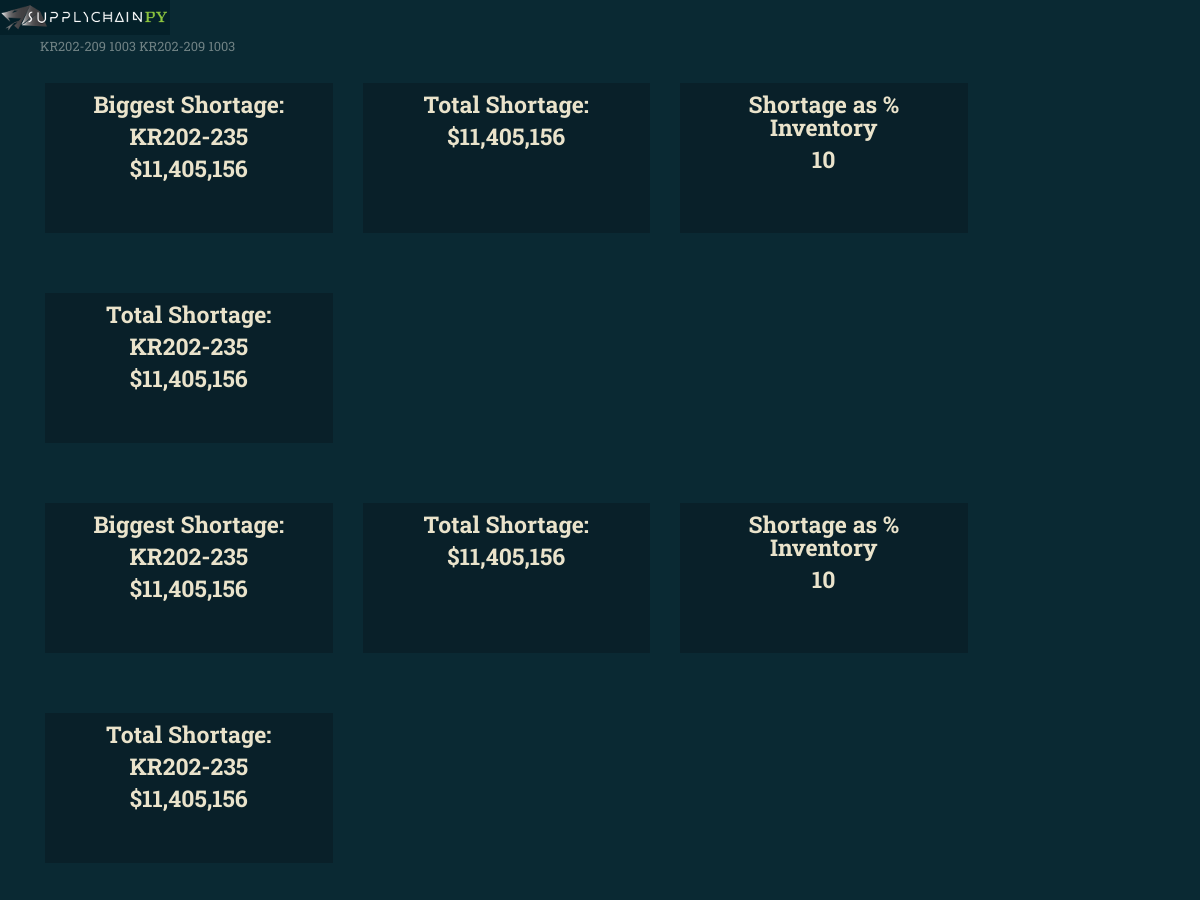
The page /sku_detail/KR202-209 (upper part) on the database as committed earlier.
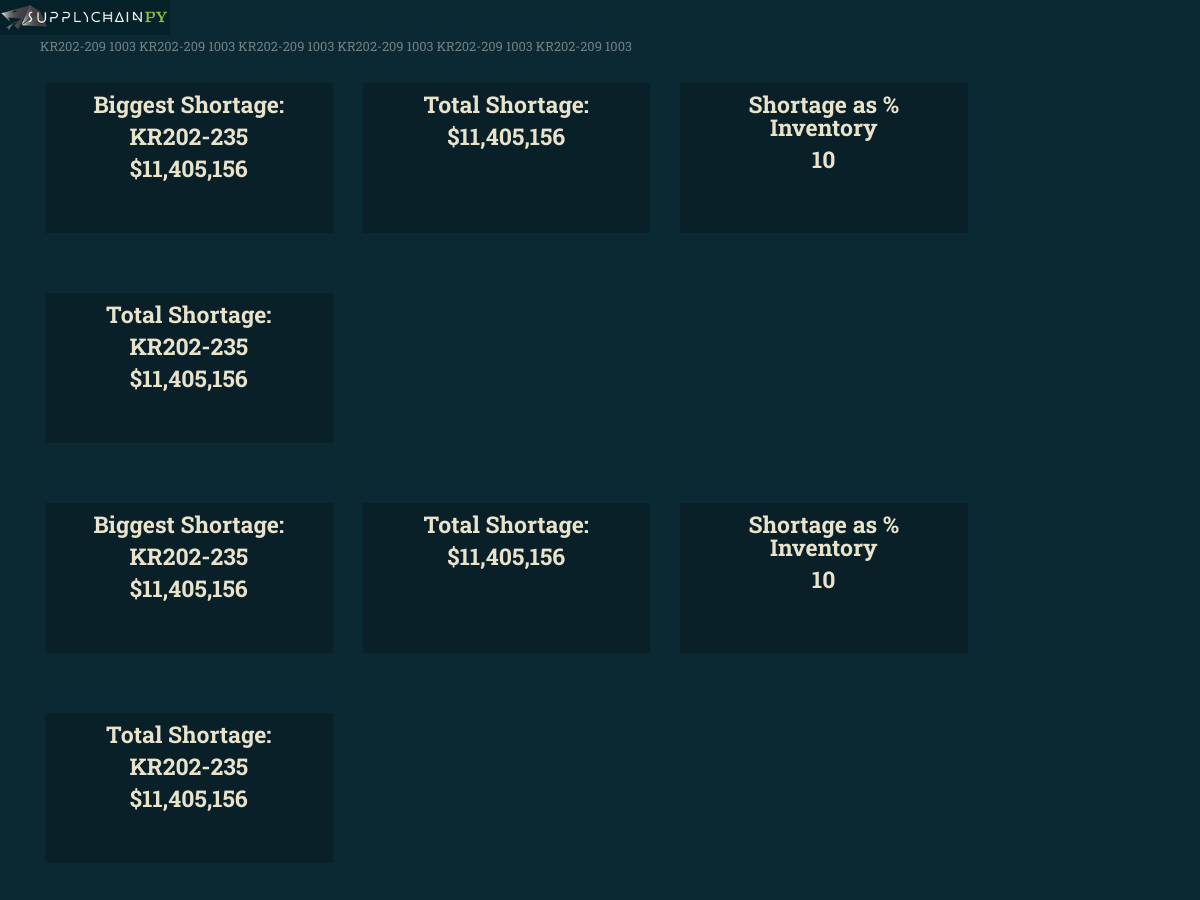
The same page on the database as committed later.
### reporting/views.py (models this page shows, shortened)
class InventoryAnalysis(db.Model):
    __table_args__ = {'sqlite_autoincrement': True}
    id = db.Column(db.Integer(), primary_key=True)
    sku_id = db.Column(db.String(255))
    abc_xyz_classification = db.Column(db.String(2))
    standard_deviation = db.Column(db.Integer())
    safety_stock = db.Column(db.Integer())
    reorder_level = db.Column(db.Integer())
    economic_order_quantity = db.Column(db.Integer())
    demand_variability = db.Column(db.Integer())
    average_orders = db.Column(db.Float())
    shortages = db.Column(db.Integer())
    excess_stock = db.Column(db.Integer())
    reorder_quantity = db.Column(db.Integer())
    economic_order_variable_cost = db.Column(db.Float())
    unit_cost = db.Column(db.Numeric(12, 2))
    revenue = db.Column(db.Float())
    date = db.Column(db.DateTime())
    safety_stock_rank = db.Column(db.Integer())
    shortage_rank = db.Column(db.Integer())
    excess_cost = db.Column(db.Numeric(12, 2))
    percentage_contribution_revenue = db.Column(db.Float)
    excess_rank = db.Column(db.Integer())
    retail_price = db.Column(db.Numeric(18, 2))
    gross_profit_margin = db.Column(db.Numeric(12, 2))
    min_order = db.Column(db.Integer())
    safety_stock_cost = db.Column(db.Numeric(18, 2))
    revenue_rank = db.Column(db.Integer())
    markup_percentage = db.Column(db.Float())
    max_order = db.Column(db.Integer())
    shortage_cost = db.Column(db.Numeric(18, 2))
    quantity_on_hand = db.Column(db.Integer())

### reporting/views.py (the view)
@app.route('/sku_detail', methods=['GET'])
@app.route('/sku_detail/<string:sku_id>', methods=['GET'])
def sku(sku_id: str = None):
    if sku_id is not None:
        inventory = db.session.query(InventoryAnalysis).filter(InventoryAnalysis.sku_id == sku_id).all()
    else:
        inventory = db.session.query(InventoryAnalysis).all()
    return flask.render_template('sku.html', inventory=inventory)

### reporting/templates/sku.html (shortened to what this page needs)
{% extends "base.html" %}
{% block body%}
<div>
    {% for sku in inventory %}
    {{sku.sku_id}}
    {{sku.quantity_on_hand}}
    {% endfor %}
    <div class=" row">
        <div class=" pebble col-md-3">
            <h1>Biggest Shortage: </h1>
            <h1><strong>KR202-235</strong></h1>
            <h1><strong>$11,405,156</strong></h1>
        </div>
        <div class=" pebble col-md-3">
            <h1>Total Shortage: </h1>
            <h1><strong>$11,405,156</strong></h1>
        </div>
        <div class=" pebble col-md-3">
            <h1>Shortage as % Inventory </h1>
            <h1><strong>10</strong></h1>
        </div>
        <div class=" pebble col-md-3">
            <h1>Total Shortage: </h1>
            <h1><strong>KR202-235</strong></h1>
            <h1><strong>$11,405,156</strong></h1>
        </div>
    </div>
    <div class=" row">
        <div class=" pebble col-md-3">
            <h1>Biggest Shortage: </h1>
            <h1><strong>KR202-235</strong></h1>
            <h1><strong>$11,405,156</strong></h1>
        </div>
        <div class=" pebble col-md-3">
            <h1>Total Shortage: </h1>
            <h1><strong>$11,405,156</strong></h1>
        </div>
        <div class=" pebble col-md-3">
            <h1>Shortage as % Inventory </h1>
            <h1><strong>10</strong></h1>
        </div>
        <div class=" pebble col-md-3">
            <h1>Total Shortage: </h1>
            <h1><strong>KR202-235</strong></h1>
            <h1><strong>$11,405,156</strong></h1>
        </div>
    </div>
    <div class=" row">
    </div>
</div>
{% endblock %}

### reporting/templates/base.html (shortened to what this page needs)
<!DOCTYPE html>
<html lang="en">
<link rel="stylesheet" href="{{ url_for('static', filename='bootstrap.css') }}">
<link rel="stylesheet" href="{{ url_for('static', filename='auxiliary.css') }}">
</head>
<body>
<nav class="active-nav">
    <a href="#" class="nav-toggle-btn">
        <img src="{{ url_for('static', filename='logo.png') }}">
    </a>
</nav>
<div class="content container-fluid">
    {% block body%}
    {% endblock %}
</div>
</body>
</html>

### reporting/static/auxiliary.css (style rules this page uses)
a, abbr, acronym, address, applet, article, aside, audio, b, big, blockquote, body, canvas, caption, center, cite, code, dd, del, details, dfn, div, dl, dt, em, embed, fieldset, figcaption, figure, footer, form, h1, h2, h3, h4, h5, h6, header, hgroup, html, i, iframe, img, ins, kbd, label, legend, li, mark, menu, nav, object, ol, output, p, pre, q, ruby, s, samp, section, small, span, strike, strong, sub, summary, sup, table, tbody, td, tfoot, th, thead, time, tr, tt, u, ul, var, video { margin: 0; padding: 0; border: 0; font: inherit; vertical-align: baseline }
article, aside, details, figcaption, figure, footer, header, hgroup, menu, nav, section { display: block }
body { line-height: 1 }
body { background-color: #0A2933; color: #708284; font-family: "Roboto Slab"; font-size: 0.8em; }
.content { padding-top: 40px; padding-left: 40px; padding-right: 40px; height: 2000px; background-color: #0A2933; transition: transform3d 0.8s ease; }
h1, h2, h3, h4, h5, h6 { font-family: 'Roboto Slab', "Helvetica Neue", Helvetica, sans-serif; font-weight: 700; color: #EAE3CB; margin-bottom: .4em; }
body { overflow-x: hidden; }
nav { position: fixed; z-index: 1000; top: 0; bottom: 0; width: 100px; background-color: #042029; transform: translate3d(-100px, 0, 0); transition: transform 0.2s ease; }
.nav-toggle-btn { display: block; position: absolute; left: 100px; width: 170px; height: 35px; background: #042029; }
* { margin: 0; padding: 0; }
.pebble { margin-top: 30px; margin-bottom: 30px; margin-right: 10px; padding-top: 10px; padding-bottom: 10px; background-color: #092029; max-width: 300px; height: 150px; font-size: 1.8em; text-align: center; margin-left: 20px; }

Rows that differ between the two databases and show on the page:
added InventoryAnalysis: sku_id "KR202-209", quantity_on_hand "1003"
added InventoryAnalysis: sku_id "KR202-209", quantity_on_hand "1003"
added InventoryAnalysis: sku_id "KR202-209", quantity_on_hand "1003"
added InventoryAnalysis: sku_id "KR202-209", quantity_on_hand "1003"
